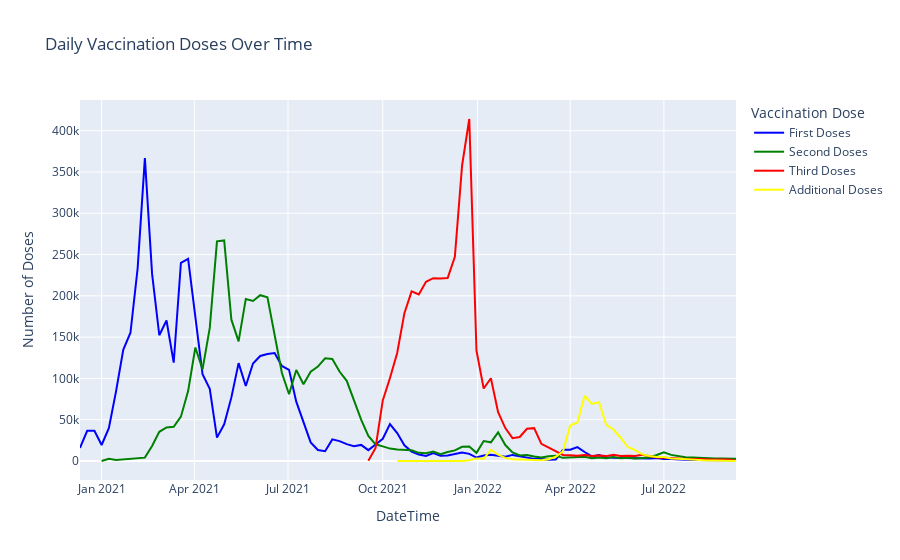

The code cell stored with this chart in its notebook:
### Code cell
fig = px.line(vaccination_daily, x='DateTime', y=['First Doses', 'Second Doses', 'Third Doses','Additional Doses'],
              labels={
                  "value": "Number of Doses",
                  "variable": "Vaccination Dose"
              },
              title="Daily Vaccination Doses Over Time")


fig.update_traces(marker=dict(size=2),
                  line=dict(width=2),
                  selector=dict(type='scatter', mode='lines'))


fig.update_traces(overwrite=True, marker=dict(size=2))
fig.data[0].line.color = 'blue'
fig.data[1].line.color = 'green'
fig.data[2].line.color = 'red'
fig.data[3].line.color = 'yellow'

fig.show()
